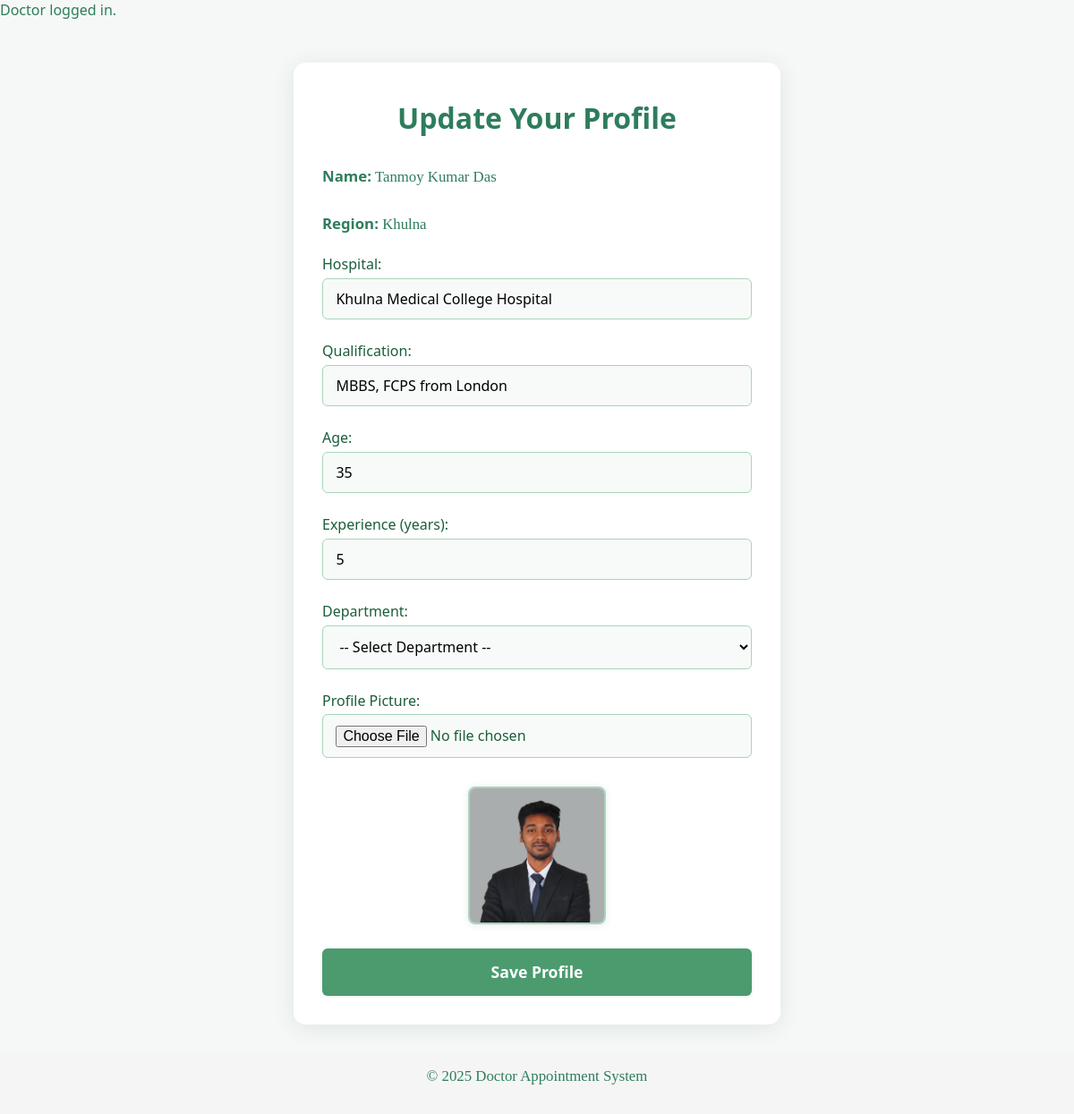
Page /doctor/profile.php (signed in) on the committed database.
### tables this page shows
CREATE TABLE `doctors` (
  `id` int(11) NOT NULL,
  `name` varchar(150) NOT NULL,
  `region_id` int(11) NOT NULL,
  `hospital_id` int(11) NOT NULL,
  `email` varchar(255) NOT NULL,
  `password` varchar(255) NOT NULL,
  `profile_pic` varchar(255) DEFAULT NULL,
  `qualification` varchar(255) DEFAULT NULL,
  `age` int(11) DEFAULT NULL,
  `experience` int(11) DEFAULT NULL,
  `department_id` int(11) DEFAULT NULL,
  `created_at` timestamp NOT NULL DEFAULT current_timestamp()
);

CREATE TABLE `regions` (
  `id` int(11) NOT NULL,
  `name` varchar(100) NOT NULL
);

CREATE TABLE `hospitals` (
  `id` int(11) NOT NULL,
  `region_id` int(11) NOT NULL,
  `name` varchar(150) NOT NULL
);

### doctor/profile.php (the view, shortened to what this page needs)
<?php
require_once __DIR__ . '/../config.php';
$doctor_id = $_SESSION['user_id'];
$name = $qualification = $profile_pic = '';
$age = $experience = $department_id = 0;
$region_name = $hospital_name = '';
$stmt = $db->prepare("
    SELECT name, region_id, hospital_id, profile_pic, qualification, age, experience, department_id
    FROM doctors
    WHERE id = ?
");
$stmt->bind_param('i', $doctor_id);
$stmt->execute();
$stmt->bind_result(
    $name, $region_id, $hospital_id, $profile_pic,
    $qualification, $age, $experience, $department_id
);
if ($region_id) {
    $r = $db->prepare("SELECT name FROM regions WHERE id = ?");
    $r->bind_param('i', $region_id);
    $r->execute();
    $r->bind_result($region_name);
}
if ($hospital_id) {
    $h = $db->prepare("SELECT name FROM hospitals WHERE id = ?");
    $h->bind_param('i', $hospital_id);
    $h->execute();
    $h->bind_result($hospital_name);
}
?>
<!DOCTYPE html>
<html lang="en">
<head>
  <?php include '../templates/header.php'; ?>
  <link rel="stylesheet" href="../assets/css/base.css">
  <link rel="stylesheet" href="../assets/css/profile.css">
</head>
<body>
  <div class="profile-form-container">
    <h1>Update Your Profile</h1>
    <form method="post" enctype="multipart/form-data">
      <p><strong>Name:</strong> <?= htmlspecialchars($name) ?></p>
      <p><strong>Region:</strong> <?= htmlspecialchars($region_name) ?></p>
      <label>
        Hospital:
        <input type="text" name="hospital" value="<?= htmlspecialchars($hospital_name) ?>">
      </label>
      <label>
        Qualification:
        <input type="text" name="qualification" value="<?= htmlspecialchars($qualification) ?>">
      </label>
      <label>
        Age:
        <input type="number" name="age" value="<?= htmlspecialchars($age) ?>">
      </label>
      <label>
        Experience (years):
        <input type="number" name="experience" value="<?= htmlspecialchars($experience) ?>">
      </label>
      <label>
        Department:
        <select name="department_id" required>
          <option value="">-- Select Department --</option>
        </select>
      </label>
      <label>
        Profile Picture:
        <input type="file" name="profile_pic" accept="image/*">
      </label>
      <?php if ($profile_pic): ?>
        <div>
          <img src="../<?= htmlspecialchars($profile_pic) ?>" alt="Profile Pic" width="150">
        </div>
      <?php endif; ?>
      <button type="submit">Save Profile</button>
    </form>
  </div>
  <?php include '../templates/footer.php'; ?>
</body>
</html>

### assets/css/base.css (style rules this page uses)
* { margin: 0; padding: 0; font-family: 'Segoe UI', Arial, sans-serif; }
body { background: #f5f8f6; color: #2E7D5C; }
h1 { font-size: 2.5rem; font-weight: 700; }
p { font-family: Georgia, 'Times New Roman', Times, serif; margin-bottom: 1rem; color: #2E7D5C; font-size: 1.05rem; }

### assets/css/profile.css (style rules this page uses)
.profile-form-container, .patient-profile-container { background: #fff; max-width: 480px; margin: 3rem auto 2rem auto; padding: 2.5rem 2rem 2rem 2rem; border-radius: 14px; box-shadow: 0 4px 24px rgba(44, 62, 80, 0.10); display: flex; flex-direction: column; align-items: center; }
.profile-form-container h1, .patient-profile-container h1 { color: #2E7D5C; font-size: 2rem; margin-bottom: 1.5rem; font-weight: 700; text-align: center; }
.profile-form-container form, .patient-profile-container form { width: 100%; display: flex; flex-direction: column; gap: 1.2rem; }
.profile-form-container label, .patient-profile-container label { color: #1B5E3A; font-weight: 500; margin-bottom: 0.3rem; display: flex; flex-direction: column; font-size: 1rem; }
.profile-form-container input[type="text"], .profile-form-container input[type="number"], .profile-form-container input[type="file"], .profile-form-container select, .patient-profile-container input[type="number"], .patient-profile-container input[type="file"], .patient-profile-container select, .patient-profile-container textarea { padding: 0.7rem 0.9rem; border: 1.5px solid #A8D5BA; border-radius: 6px; font-size: 1rem; margin-top: 0.3rem; background: #f8faf9; }
.profile-form-container button[type="submit"], .patient-profile-container button[type="submit"] { background: #4B9B6E; color: #fff; border: none; padding: 0.9rem 0; border-radius: 6px; font-size: 1.1rem; font-weight: 600; cursor: pointer; margin-top: 0.5rem; box-shadow: 0 1px 4px rgba(44, 62, 80, 0.08); display: block; width: 100%; }
.profile-form-container p, .patient-profile-container p { margin: 0.5rem 0 0.2rem 0; color: #2E7D5C; font-size: 1.05rem; }
.profile-form-container img, .patient-profile-container img { margin-top: 0.5rem; border-radius: 8px; border: 2px solid #A8D5BA; box-shadow: 0 1px 8px rgba(44, 62, 80, 0.10); max-width: 150px; max-height: 150px; display: block; margin-left: auto; margin-right: auto; }

### rows in the picture
doctors: name "Tanmoy Kumar Das", qualification "MBBS, FCPS from London", age "35", experience "5", profile_pic (picture)
regions: name "Khulna"
hospitals: hospital "Khulna Medical College Hospital"

### other values in the picture
$m "Doctor logged in."
